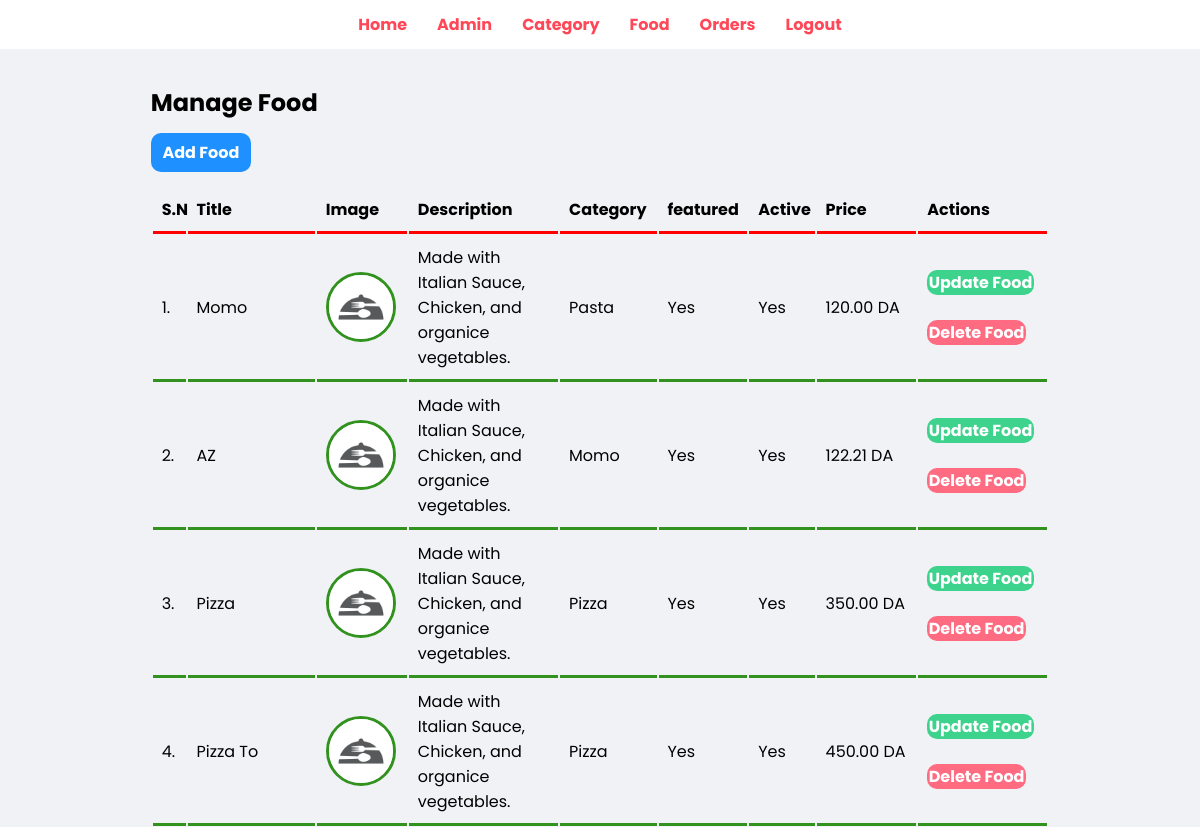
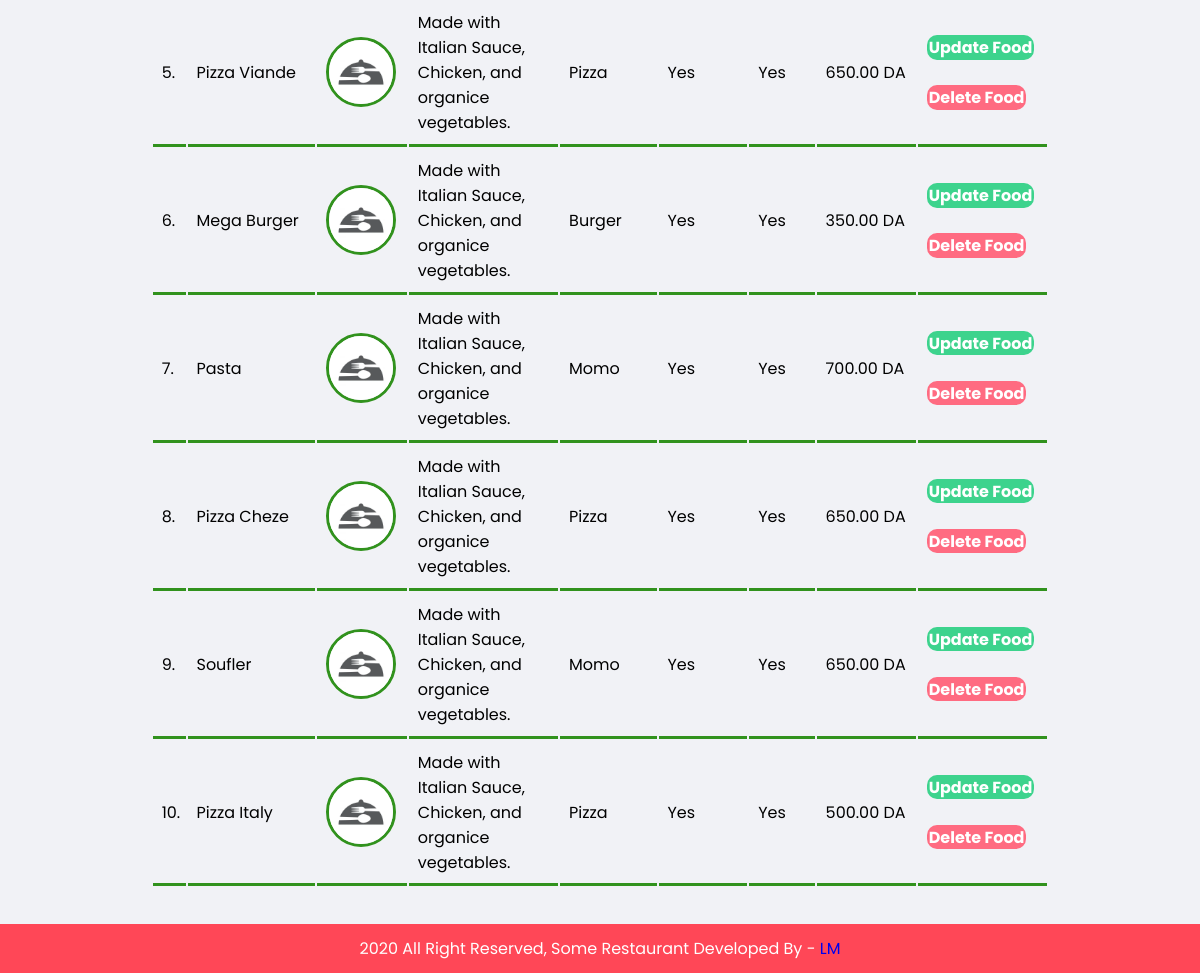
/admin/food-mange.php (signed in), run on the app's committed database (2 pictures, top to bottom).
### tables this page shows
CREATE TABLE IF NOT EXISTS `tbl_food` (
  `id` int(11) UNSIGNED NOT NULL AUTO_INCREMENT,
  `title` varchar(255) NOT NULL,
  `description` text NOT NULL,
  `price` decimal(10,2) NOT NULL,
  `image_name` varchar(255) NOT NULL,
  `category_id` int(11) NOT NULL,
  `featured` varchar(10) NOT NULL,
  `active` varchar(10) NOT NULL,
  PRIMARY KEY (`id`)
);

CREATE TABLE IF NOT EXISTS `tbl_category` (
  `id` int(11) UNSIGNED NOT NULL AUTO_INCREMENT,
  `title` varchar(100) NOT NULL,
  `image_name` varchar(255) NOT NULL,
  `featured` varchar(10) NOT NULL,
  `active` varchar(10) NOT NULL,
  PRIMARY KEY (`id`)
);

### admin/food-mange.php (the view, shortened to what this page needs)
<?php include("partials/menu.php");?>
    <div class="main-content">
        <div class="left ">
            <h2>Manage Food</h2>
            <a href="add-food.php" class="btn-primary">Add Food</a>
            <table class="tbl-full hr-td">
                <tr>
                    <th>S.N</th>
                    <th>Title</th>
                    <th>Image</th>
                    <th>Description</th>
                    <th>Category</th>
                    <th>featured</th>
                    <th>Active</th>
                    <th>Price</th>
                    <th>Actions</th>
                </tr>
                <?php
                    $X=1;
                    $sql="SELECT * FROM `tbl_food` ORDER BY id asc";
                    $stmt = $db->prepare($sql);
                    $stmt->execute();
                    $row2=$stmt->fetchAll();
                    if(count($row2)>0){
                        foreach ($row2 as $row ) {
                            $id=$row['id'];
                            $title=$row['title'];
                            $category_id=$row['category_id'];
                            $sql2="SELECT * from tbl_category where tbl_category.id=$category_id ORDER BY id desc ";
                            $stmt2 = $db->prepare($sql2);
                            $stmt2->execute();
                            $row4=$stmt2->fetchAll();
                            if(count($row4)==1){
                                foreach ($row4 as $row3) {
                                    $category_name=$row3["title"];
                                }
                            }
                            else {
                                $category_name="Category X";
                            }
                            if ($row['image_name']=="" or $row['image_name']==null ) {
                                $image_name="../images/category-image/no-image.webp";
                            }
                            else {
                                $image_name="../images/food-image/".$row['image_name'];
                                if (file_exists($image_name)) {
                                    $image_name=$image_name;
                                }
                                else {
                                    $image_name="../images/food-image/no-image.webp";
                                }
                            }
                            $price=$row['price'];
                            $description=$row['description'];
                            $featured=$row['featured'];
                            $active=$row['active'];
                            echo "
                            <tr>
                                <td>". $X++ .'.' ."</td>
                                <td>$title</td>
                                <td style='width:90px' ><img src='$image_name' width='100%' class='picture-circle'  ></td>
                                <td style='max-width:120px;max-height:90px;overflow-y:auto;'>$description</td>
                                <td>$category_name</td>
                                <td>$featured</td>
                                <td>$active</td>
                                <td>$price DA</td>
                                <td>
                                <a href='update-food.php?id=". $id ."' class='btn-secondary'>Update Food</a><br><br>
                                <a href='delete-food.php?id=". $id ."' class='btn-danger'>Delete Food</a>
                                </td>
                            </tr>
                            ";
                        }
                    }
                ?>
            </table>
        </div>
    </div>
<?php include("partials/footer.php");?>

### admin/partials/menu.php (shortened to what this page needs)
<!DOCTYPE html <html lang="en">
<head>
    <link rel="stylesheet" href="../css/admin.css">
</head>
<body>
    <div class="menu">
        <div class="wrapper">
            <ul>
                <li><a href="index.php">Home</a></li>
                <li><a href="manage-admin.php">Admin</a></li>
                <li><a href="category-manage.php">Category</a></li>
                <li><a href="food-mange.php">Food</a></li>
                <li><a href="orderd-manage.php">Orders</a></li>
                <li><a href="logout.php">Logout</a></li>
            </ul>
        </div>
    </div>

### admin/partials/footer.php
    <div class="footer">
        <div class="wrapper">
            <p>2020 All Right Reserved, Some Restaurant Developed By - <a href="#">LM</a> </p>
        </div>
    </div>
</body>
</html>

### css/admin.css (style rules this page uses)
* { margin: 0; padding: 0; box-sizing: border-box; font-family: 'Poppins', sans-serif; }
.menu { display: flex; justify-content: center; align-items: center; flex-direction: column; }
.main-content { display: flex; justify-content: center; align-items: center; flex-direction: column; background-color: #f1f2f6; padding: 2%; }
.wrapper { display: flex; padding: 1%; width: 80%; justify-content: center; align-items: center; flex-direction: column; }
.footer { display: flex; justify-content: center; align-items: center; flex-direction: column; }
a { text-decoration: none; }
.menu ul { display: flex; flex-direction: row; flex-wrap: wrap; justify-content: center; align-items: center; }
.menu li { display: flex; flex-wrap: wrap; justify-content: center; align-items: center; margin: 0 15px; list-style-type: none; }
.menu li a { color: #ff4757; text-decoration: none; font-weight: bold; transition: color .5s; }
.footer { background-color: #ff4757; color: white; }
.left { display: flex; padding: 1%; width: 80%; justify-content: center; align-items: flex-start; flex-direction: column; }
.tbl-full { width: 100%; }
table tr th { border-bottom: solid red; padding: 1%; text-align: left; }
table tr td { padding: 1%; }
.btn-primary { background-color: #1e90ff; padding: .8% 1.3%; margin: 1.5% 0; color: white; font-weight: bold; border-radius: 10px; transition: all .5s; cursor: pointer; }
.btn-secondary { background-color: #3dd38d; padding: .8% 1.3%; margin: 1.5% 0; color: white; font-weight: bold; border-radius: 10px; transition: all .5s; cursor: pointer; }
.btn-danger { background-color: #ff6b81; padding: .8% 1.3%; margin: 1.5% 0; color: white; font-weight: bold; border-radius: 10px; transition: all .5s; cursor: pointer; }
.hr-td td { border-bottom: solid rgb(49, 146, 29); text-align: left; margin: auto; }
.picture-circle { width: 70px; height: 70px; border-radius: 50%; border: 3px solid rgb(49, 146, 29); }

### data on the page
tbl_food: title "Momo", description "Made with Italian Sauce, Chicken, and organice vegetables.", category.title "Pasta", featured "Yes", active "Yes", price "120.00"
tbl_food: title "AZ", description "Made with Italian Sauce, Chicken, and organice vegetables.", category.title "Momo", featured "Yes", active "Yes", price "122.21"
tbl_food: title "Pizza", description "Made with Italian Sauce, Chicken, and organice vegetables.", category.title "Pizza", featured "Yes", active "Yes", price "350.00"
tbl_food: title "Pizza To", description "Made with Italian Sauce, Chicken, and organice vegetables.", category.title "Pizza", featured "Yes", active "Yes", price "450.00"
tbl_food: title "Pizza Viande", description "Made with Italian Sauce, Chicken, and organice vegetables.", category.title "Pizza", featured "Yes", active "Yes", price "650.00"
tbl_food: title "Mega Burger", description "Made with Italian Sauce, Chicken, and organice vegetables.", category.title "Burger", featured "Yes", active "Yes", price "350.00"
tbl_food: title "Pasta", description "Made with Italian Sauce, Chicken, and organice vegetables.", category.title "Momo", featured "Yes", active "Yes", price "700.00"
tbl_food: title "Pizza Cheze", description "Made with Italian Sauce, Chicken, and organice vegetables.", category.title "Pizza", featured "Yes", active "Yes", price "650.00"
tbl_food: title "Soufler", description "Made with Italian Sauce, Chicken, and organice vegetables.", category.title "Momo", featured "Yes", active "Yes", price "650.00"
tbl_food: title "Pizza Italy", description "Made with Italian Sauce, Chicken, and organice vegetables.", category.title "Pizza", featured "Yes", active "Yes", price "500.00"
